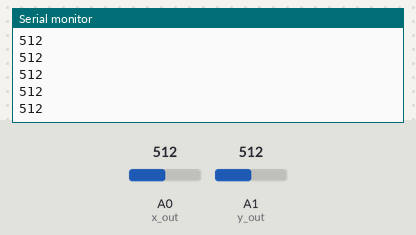
Simulated run of this sketch. Board: Arduino Uno, built with avr-gcc and run on an emulated ATmega328P. Shown: the last lines printed to the serial monitor. The test bench sets the inputs (shaded band); at power-on: A0 (x_out) = 512, A1 (y_out) = 512. No radio packets arrive unless stated.

Above: at 1.2 s.
1.3 s: A0 (x_out) set to 716
At 2.1 s:
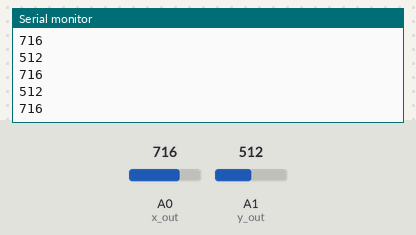
2.8 s: A1 (y_out) set to 306
At 3.4 s:
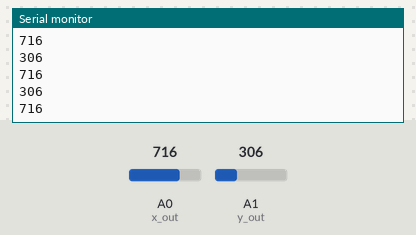
4.3 s: A0 (x_out) set to 900
At 5.0 s:
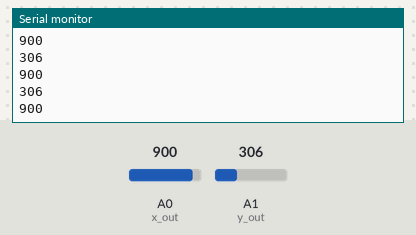
5.8 s: A1 (y_out) set to 122
At 6.8 s:
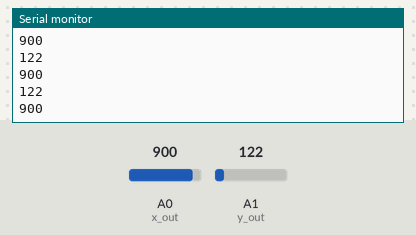
Timing chart, 0 to 8.3 s (numbered marks = the images above; inputs shaded):
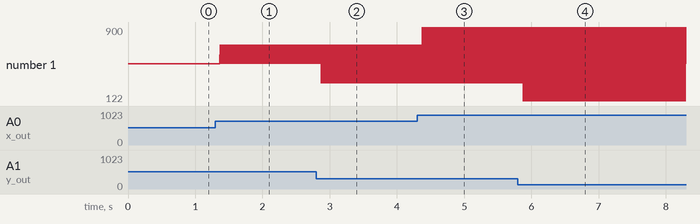

The sketch:

GESTURE_TRANSMITTER_CODE.ino
```cpp
//Arduino Gesture Control Robot
//Reciver Circuit
//Created BY DIY Builder
//You need to install the required libraries before uploading the code.
//To install the libraries first download the library's zip file then go to sketch > include Library > ADD .ZIP File > Select the downloaded
// libary's Zip file and you're done now. You can upload the the sketch now.
// For more details you can contact me here www.instagram.com/diy.builder


#include<SPI.h>
#include<nRF24L01.h>
#include<RF24.h>

const int x_out = A0;
const int y_out = A1;
RF24 radio(9,10);
const byte address[6] = "00001";
struct data{
  int xAxis;
  int yAxis;

};
data send_data;


void setup() {
  // put your setup code here, to run once:
Serial.begin(9600);
radio.begin();
radio.openWritingPipe(address);
radio.setPALevel(RF24_PA_HIGH);
radio.setDataRate(RF24_250KBPS);
radio.stopListening();
}

void loop() {
  // put your main code here, to run repeatedly:
send_data.xAxis = analogRead(x_out);
send_data.yAxis = analogRead(y_out);
radio.write(&send_data, sizeof(data));
Serial.println(send_data.xAxis);
Serial.println(send_data.yAxis);
}
```

Measured:
- after the input at 1.3 s, the serial monitor: prints a new line after 0.07 s (image 1)
- after the input at 2.8 s, the serial monitor: prints a new line after 0.07 s (image 2)
- after the input at 4.3 s, the serial monitor: prints a new line after 0.08 s (image 3)
- after the input at 5.8 s, the serial monitor: prints a new line after 0.08 s (image 4)
- plotted number 1: 512 → 306 after the input at 2.8 s
